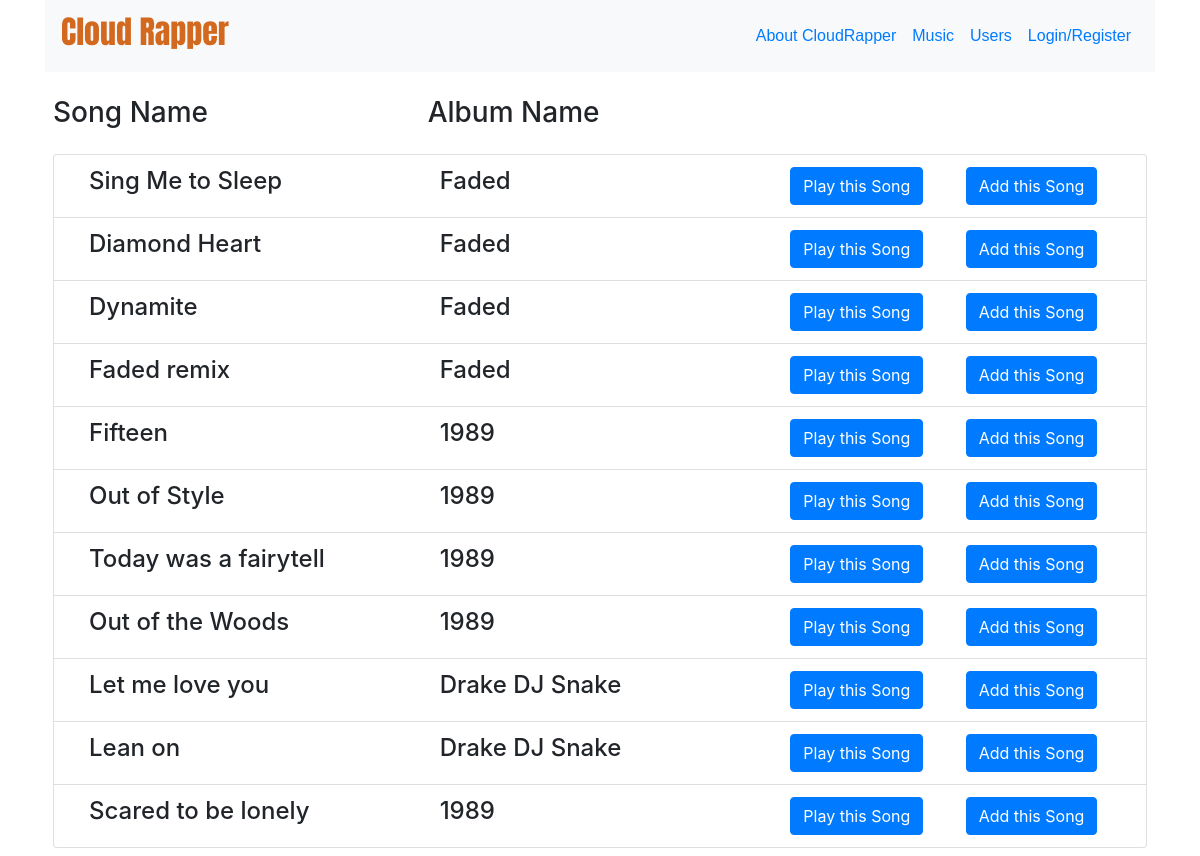
The app's page /music/song/list with its own data.
### music/models.py (models this page shows, shortened)
class Song(models.Model):
    song_name = models.CharField(max_length=100)
    album_name = models.ForeignKey(Album, on_delete=models.CASCADE)
    song_file = models.FileField(upload_to='songs/', null=True,
                                 validators=[validate_song_extension])

class Album(models.Model):
    album_name = models.CharField(max_length=100)
    artist_name = models.CharField(max_length=100)
    genre = models.CharField(max_length=30)
    album_cover = models.ImageField(upload_to='album_covers/', null=True,
                                   validators=[validate_cover_extension])
    def __str__(self):
        return self.album_name

### music/views.py (the view)
# urls.py: path('song/list', views.SongList.as_view(), name='song-list'),
class SongList(ListView):
    template_name = 'music/song_list.html'
    queryset = Song.objects.all()

### templates/music/song_list.html (shortened to what this page needs)
{% extends 'base.html' %}
{% block content %}
    <div class="container p-2" id="song-list">
    <div class="row my-3">
        <div class="col-sm-4">
            <h3>Song Name</h3>
        </div>
        <div class="col-sm-4">
            <h3>Album Name</h3>
        </div>
    </div>
    <ul class="list-group">
            {% for song in object_list %}
                <li class="list-group-item">
                    <div class="container">
                        <div class="row justify-content-around">
                            <div class="col-sm-4">
                               <h4>{{ song.song_name }}</h4>
                            </div>
                            <div class="col-sm-4">
                               <h4>{{ song.album_name }}</h4>
                            </div>
                            <div class="col-sm-2">
                                <a href="{% url 'music:song-detail' pk=song.pk %}" class="btn btn-primary">Play this Song</a>
                            </div>
                            <div class="col-sm-2">
                                <button class="btn btn-primary addSong" value="{{ song.song_name }}">Add this Song</button>
                            </div>
                        </div>
                    </div>
                </li>
            {% endfor %}
        </ul>
    </div>
{% endblock %}

### templates/music/song_list.html (style rules this page uses)
#song-list { position: relative; }

### records on screen
Song: song_name "Sing Me to Sleep", album_name "Faded"
Song: song_name "Diamond Heart", album_name "Faded"
Song: song_name "Dynamite", album_name "Faded"
Song: song_name "Faded remix", album_name "Faded"
Song: song_name "Fifteen", album_name "1989"
Song: song_name "Out of Style", album_name "1989"
Song: song_name "Today was a fairytell", album_name "1989"
Song: song_name "Out of the Woods", album_name "1989"
Song: song_name "Let me love you", album_name "Drake DJ Snake"
Song: song_name "Lean on", album_name "Drake DJ Snake"
Song: song_name "Scared to be lonely", album_name "1989"
